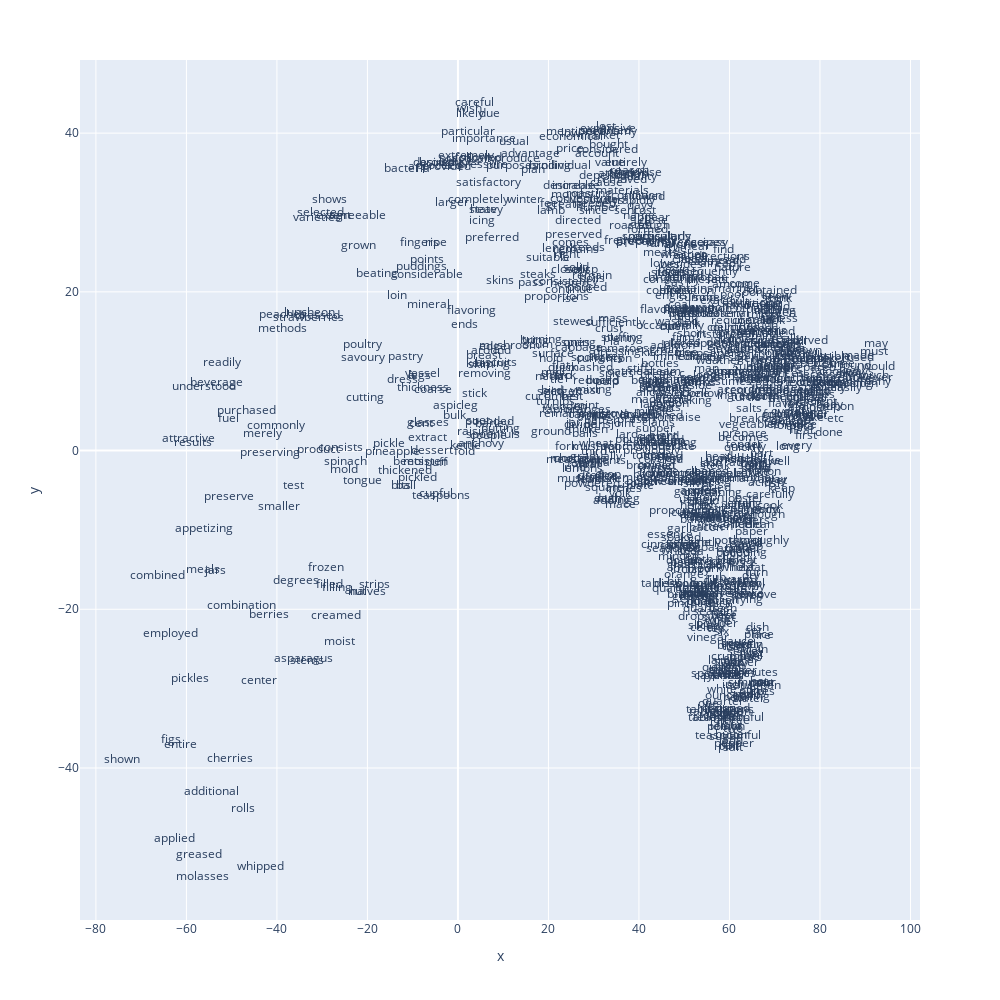

The code cell stored with this chart in its notebook:
### Code cell
px.scatter(coords2, 'x', 'y', text='term_str', height=1000, width=1000).update_traces(mode='text')

### Figure 1 — Plotly figure (JSON) as saved in the notebook; plotly's stock layout.template omitted (floating-point values rounded to 4 significant figures; data arrays with more than 128 entries replaced by an {"elided": "..."} marker saying what was removed)
{"data": [{"hoverlabel": {"namelength": 0}, "hovertemplate": "x=%{x}<br>y=%{y}<br>term_str=%{text}", "legendgroup": "", "marker": {"color": "#636efa", "symbol": "circle"}, "mode": "text", "name": "", "showlegend": false, "text": {"elided": "918 str values"}, "type": "scatter", "x": {"elided": "918 float values"}, "xaxis": "x", "y": {"elided": "918 float values"}, "yaxis": "y"}], "layout": {"height": 1000, "legend": {"tracegroupgap": 0}, "margin": {"t": 60}, "width": 1000, "xaxis": {"anchor": "y", "domain": [0, 1], "title": {"text": "x"}}, "yaxis": {"anchor": "x", "domain": [0, 1], "title": {"text": "y"}}}}
